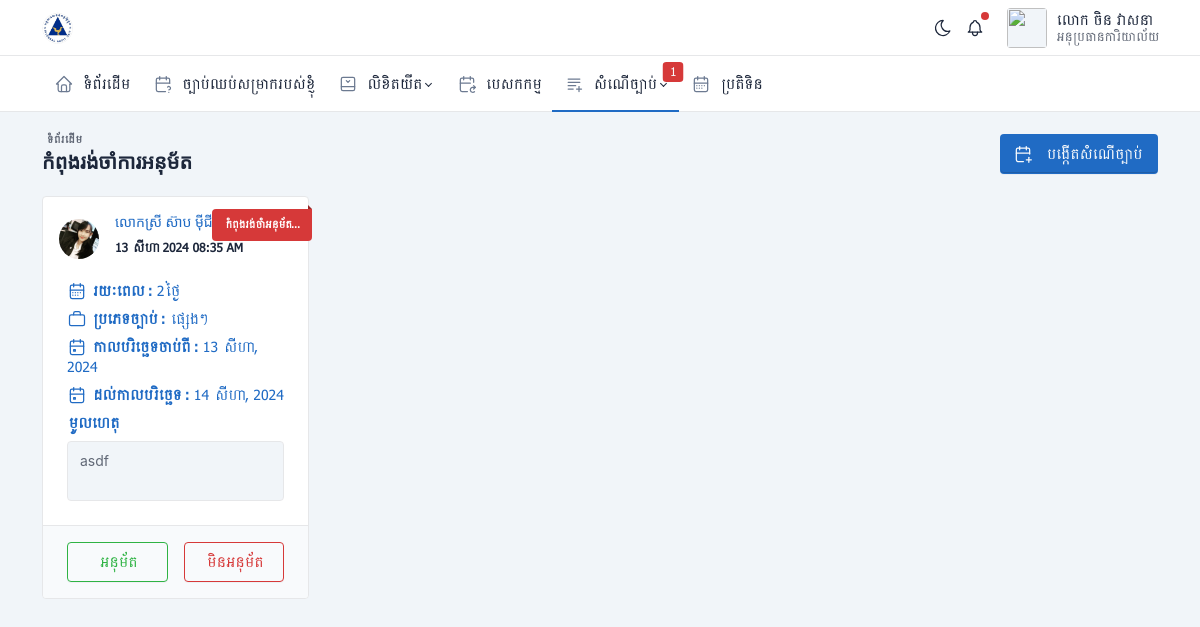
The app's page /pending (signed in) with its own data.
### tables this page shows
CREATE TABLE IF NOT EXISTS `notifications` (
  `id` int NOT NULL AUTO_INCREMENT,
  `request_id` int NOT NULL,
  `receiver_id` int NOT NULL,
  `user_id` int NOT NULL,
  `message` text NOT NULL,
  `type` varchar(255) NOT NULL,
  `created_at` timestamp NULL DEFAULT CURRENT_TIMESTAMP,
  `updated_at` timestamp NOT NULL DEFAULT CURRENT_TIMESTAMP ON UPDATE CURRENT_TIMESTAMP,
  `status` enum('unread','read') NOT NULL DEFAULT 'unread',
  PRIMARY KEY (`id`),
  KEY `user_id` (`user_id`)
);

CREATE TABLE IF NOT EXISTS `leave_requests` (
  `id` int NOT NULL AUTO_INCREMENT,
  `user_id` int NOT NULL,
  `leave_type_id` int DEFAULT NULL,
  `leave_type` varchar(255) NOT NULL,
  `start_date` date NOT NULL,
  `end_date` date NOT NULL,
  `attachment` varchar(512) DEFAULT NULL,
  `signature` varchar(512) NOT NULL,
  `status` enum('Pending','Approved','Rejected','Cancelled') NOT NULL DEFAULT 'Pending',
  `dhead_office` enum('Pending','Approved','Rejected','Pending Further Approval') NOT NULL DEFAULT 'Pending',
  `head_office` enum('Pending','Approved','Rejected') NOT NULL DEFAULT 'Pending',
  `dhead_department` enum('Pending','Approved','Rejected') NOT NULL DEFAULT 'Pending',
  `head_department` enum('Pending','Approved','Rejected') NOT NULL DEFAULT 'Pending',
  `dhead_unit` enum('Pending','Approved','Rejected') NOT NULL DEFAULT 'Pending',
  `head_unit` enum('Pending','Approved','Rejected') NOT NULL DEFAULT 'Pending',
  `remarks` text,
  `num_date` int NOT NULL DEFAULT '0',
  `created_at` timestamp NULL DEFAULT CURRENT_TIMESTAMP,
  `updated_at` timestamp NULL DEFAULT CURRENT_TIMESTAMP ON UPDATE CURRENT_TIMESTAMP,
  PRIMARY KEY (`id`),
  KEY `user_id` (`user_id`),
  KEY `fk_leave_requests_leave_types` (`leave_type_id`)
);

CREATE TABLE IF NOT EXISTS `users` (
  `id` int NOT NULL AUTO_INCREMENT,
  `email` varchar(100) NOT NULL,
  `khmer_name` varchar(100) DEFAULT NULL,
  `english_name` varchar(100) DEFAULT NULL,
  `username` varchar(100) NOT NULL,
  `password_hash` varchar(255) NOT NULL,
  `remember_token` varchar(100) DEFAULT NULL,
  `email_verified_at` timestamp NULL DEFAULT NULL,
  `profile_picture` varchar(255) DEFAULT NULL,
  `address` text,
  `phone_number` varchar(25) DEFAULT NULL,
  `date_of_birth` date DEFAULT NULL,
  `gender` enum('ប្រុស','ស្រី') DEFAULT NULL,
  `department_id` int DEFAULT NULL,
  `office_id` int DEFAULT NULL,
  `position_id` int DEFAULT NULL,
  `role` varchar(255) DEFAULT NULL,
  `status` enum('Active','Inactive') NOT NULL DEFAULT 'Active',
  `created_at` timestamp NULL DEFAULT CURRENT_TIMESTAMP,
  PRIMARY KEY (`id`),
  UNIQUE KEY `email` (`email`)
);

CREATE TABLE IF NOT EXISTS `leave_types` (
  `id` int NOT NULL AUTO_INCREMENT,
  `name` varchar(255) NOT NULL,
  `description` text,
  `created_at` timestamp NULL DEFAULT CURRENT_TIMESTAMP,
  `updated_at` timestamp NULL DEFAULT CURRENT_TIMESTAMP ON UPDATE CURRENT_TIMESTAMP,
  `duration` int NOT NULL,
  `attachment_required` enum('Yes','No') NOT NULL DEFAULT 'Yes',
  `color` varchar(20) NOT NULL,
  PRIMARY KEY (`id`)
);

### index.php (called while the page is built, shortened)
<?php
require 'routes.php';

### src/models/Notification.php (called while the page is built, shortened)
<?php
require_once 'config/database.php';
class Notification
{
    private $pdo;
    public function __construct()
    {
        global $pdo;
        $this->pdo = $pdo;
    }
    public function getNotificationsByUserId($user_id)
    {
        $stmt = $this->pdo->prepare(
            'SELECT n.*, u.*, n.status as status
             FROM notifications n
             JOIN users u ON n.user_id = u.id
             WHERE n.receiver_id = ?
             ORDER BY n.created_at DESC
             LIMIT 5'
        );
        $stmt->execute([$user_id]);
        return $stmt->fetchAll();
    }
}

### src/models/LeaveApproval.php (called while the page is built, shortened)
<?php
require_once 'config/database.php';
class LeaveApproval
{
    private $pdo;
    public function __construct()
    {
        global $pdo;
        $this->pdo = $pdo;
    }
    public function getPendingRequestsForApprover($approver_id)
    {
        $stmt = $this->pdo->prepare('SELECT office_id, department_id FROM users WHERE id = ?');
        $stmt->execute([$approver_id]);
        $approver = $stmt->fetch();
        if ($approver) {
            $office_id = $approver['office_id'];
            $department_id = $approver['department_id'];
            $stmt = $this->pdo->prepare('
            SELECT lr.*, u.email, u.profile_picture AS profile, u.khmer_name, lt.color, lt.name AS leavetype
            FROM leave_requests lr
            JOIN users u ON lr.user_id = u.id
            JOIN positions p ON u.position_id = p.id
            JOIN leave_types lt ON lr.leave_type_id = lt.id
            WHERE lr.dhead_office = ?
            AND u.office_id = ?
            AND u.department_id = ?
            AND u.role = ?
            AND p.name IN (?, ?)
            AND lr.user_id != ?
        ');
            $stmt->execute(['Pending', $office_id, $department_id, 'User', 'មន្ត្រីលក្ខខន្តិកៈ', 'ភ្នាក់ងាររដ្ឋបាល', $approver_id]);
            return $stmt->fetchAll();
        } else {
            return [];
        }
    }
}

### src/views/leave/approvals.php (the view, shortened to what this page needs)
<?php
$title = "កំពុងរង់ចាំការអនុម័ត";
?>
<div class="page-header d-print-none">
    <div class="container-xl">
        <div class="row g-2 align-items-center">
            <div class="col">
                <div class="page-pretitle mx-1">
                    ទំព័រដើម
                </div>
                <h2 class="page-title">
                    <?php echo $title ?? "" ?>
                </h2>
            </div>
            <div class="col-auto ms-auto d-print-none">
                <div class="btn-list">
                    <a class="btn btn-primary d-none d-sm-inline-block" data-bs-toggle="modal" data-bs-target="#apply-leave">
                        <span>បង្កើតសំណើច្បាប់</span>
                    </a>
                </div>
            </div>
        </div>
    </div>
</div>
<?php
include('src/common/header.php');
function translateDateToKhmer($date, $format = 'D F j, Y h:i A')
{
    $days = [
        'Mon' => 'ច័ន្ទ',
        'Tue' => 'អង្គារ',
        'Wed' => 'ពុធ',
        'Thu' => 'ព្រហស្បតិ៍',
        'Fri' => 'សុក្រ',
        'Sat' => 'សៅរ៍',
        'Sun' => 'អាទិត្យ'
    ];
    $months = [
        'January' => 'មករា',
        'February' => 'កុម្ភៈ',
        'March' => 'មីនា',
        'April' => 'មេសា',
        'May' => 'ឧសភា',
        'June' => 'មិថុនា',
        'July' => 'កក្កដា',
        'August' => 'សីហា',
        'September' => 'កញ្ញា',
        'October' => 'តុលា',
        'November' => 'វិច្ឆិកា',
        'December' => 'ធ្នូ'
    ];
    $translatedDay = $days[date('D', strtotime($date))];
    $translatedMonth = $months[date('F', strtotime($date))];
    $translatedDate = str_replace(
        [date('D', strtotime($date)), date('F', strtotime($date))],
        [$translatedDay, $translatedMonth],
        date($format, strtotime($date))
    );
    return $translatedDate;
}
?>
<?php if (empty($requests)) : ?>
    <div class="card">
        <div class="card-body">
            <div class="d-flex align-items-center justify-content-center">
                <div class="text-center">
                    <img src="public/img/icons/svgs/empty.svg" alt="">
                    <h4>មិនមានសំណើច្បាប់ឈប់សម្រាក!</h4>
                </div>
            </div>
        </div>
    </div>
<?php else : ?>
    <div class="row">
        <?php foreach ($requests as $request) : ?>
            <div class="col-md-6 col-lg-3 mb-3">
                <div class="card h-100 p-0">
                    <div class="card-body p-3">
                        <div class="ribbon bg-red" >កំពុងរង់ចាំអនុម័ត...</div>
                        <div class="d-flex w-100 justify-content-between mb-2">
                            <div class="d-flex align-items-center">
                                <div class="me-3">
                                    <img class="avatar rounded-circle" style="object-fit: cover;" src="<?= $request['profile'] ?>" alt="">
                                </div>
                                <div class="d-flex flex-column">
                                    <div class="mb-2">
                                        <h4 class="mb-1 text-primary"><?= $request['khmer_name'] ?></h4>
                                        <small class="fw-bolder"><?= translateDateToKhmer($request['created_at'], 'j F Y h:i A') ?></small>
                                    </div>
                                </div>
                            </div>
                        </div>
                        <div class="p-2">
                            <div class="text-primary mb-2">
                                <strong>រយៈពេល : </strong><?= $request['num_date'] ?>ថ្ងៃ
                            </div>
                            <div class="text-primary mb-2">
                                <strong>ប្រភេទច្បាប់ : </strong><?= $request['leavetype'] ?>
                            </div>
                            <div class="text-primary mb-2">
                                <strong>កាលបរិច្ឆេទចាប់ពី : </strong><?= translateDateToKhmer($request['start_date'], 'j F, Y') ?>
                            </div>
                            <div class="text-primary mb-2">
                                <strong>ដល់កាលបរិច្ឆេទ : </strong><?= translateDateToKhmer($request['end_date'], 'j F, Y') ?>
                            </div>
                            <div class="text-primary">
                                <label for="" class="form-label"><strong>មូលហេតុ</strong></label>
                                <textarea style="resize: none;" name="" class="form-control" id="" disabled><?= $request['remarks'] ?></textarea>
                            </div>
                        </div>
                    </div>
                    <div class="card-footer">
                        <div class="row">
                            <div class="col">
                                <a href="#" class="btn btn-outline-success w-100" data-bs-toggle="modal" data-bs-target="#approved<?= $request['id'] ?>" data-request-id="<?= $request['id'] ?>" data-bs-toggle="tooltip" data-bs-placement="top" title="Approve">
                                    <i class="fas fa-check"></i> អនុម័ត
                                </a>
                            </div>
                            <div class="col">
                                <a href="#" class="btn btn-outline-danger w-100" data-bs-toggle="modal" data-bs-target="#rejected<?= $request['id'] ?>" data-request-id="<?= $request['id'] ?>" data-bs-toggle="tooltip" data-bs-placement="top" title="Reject">
                                    <i class="fas fa-times"></i> មិនអនុម័ត
                                </a>
                            </div>
                        </div>
                    </div>
                </div>
            </div>
        <?php endforeach; ?>
    </div>
<?php endif; ?>
<?php include('src/common/footer.php'); ?>

### src/common/navbar.php (shortened to what this page needs)
<?php
require_once 'src/models/Notification.php';
$notification = new Notification();
$getnotifications = $notification->getNotificationsByUserId($_SESSION['user_id']);
?>
<header class="navbar navbar-expand-md navbar-light d-print-none">
    <div class="container-xl">
        <h1 class="navbar-brand d-none-navbar-horizontal pe-0 pe-md-3">
            <a href=".">
                <img src="public/img/icons/brands/logo2.png" width="310" height="32" alt="អង្គភាពសវនកម្មផ្ទៃក្នុង" class="navbar-brand-image">
            </a>
        </h1>
        <div class="navbar-nav flex-row order-md-last">
            <div class="d-none d-md-flex">
                <a href="?theme=dark" class="nav-link px-0 hide-theme-dark" title="Enable dark mode" data-bs-toggle="tooltip" data-bs-placement="bottom">
                </a>
                <div class="nav-item dropdown d-none d-md-flex me-3 w-100">
                    <a href="#" class="nav-link px-0" data-bs-toggle="dropdown" tabindex="-1" aria-label="Show notifications">
                        <?php foreach ($getnotifications as $notification) : ?>
                            <?php if ($notification['status'] == 'unread') : ?>
                                <span class="badge bg-red d-block"></span>
                            <?php endif; ?>
                        <?php endforeach; ?>
                    </a>
                </div>
            </div>
            <div class="nav-item dropdown">
                <a href="#" class="nav-link d-flex lh-1 text-reset p-0" data-bs-toggle="dropdown" aria-label="Open user menu">
                    <img src="<?= $_SESSION['user_profile'] ?>" class="avatar" alt="" style="object-fit: cover;">
                    <div class="d-none d-xl-block ps-2">
                        <div><?= $_SESSION['user_khmer_name'] ?></div>
                        <div class="mt-1 small text-muted"><?= $_SESSION['position'] ?></div>
                    </div>
                </a>
            </div>
        </div>
    </div>
</header>

### records on screen
notifications: status "unread" (drawn)
leave_requests: user.profile_picture (picture), user.khmer_name "លោកស្រី ស៊ាប ម៉ីជីង", num_date "2", leave_type.name "ផ្សេងៗ", remarks "asdf"

### other values on screen
$_SESSION['user_khmer_name'] "លោក ចិន​ វាសនា"
$_SESSION['position'] "អនុប្រធានការិយាល័យ"
$requestscount "1"
$title "កំពុងរង់ចាំការអនុម័ត"
